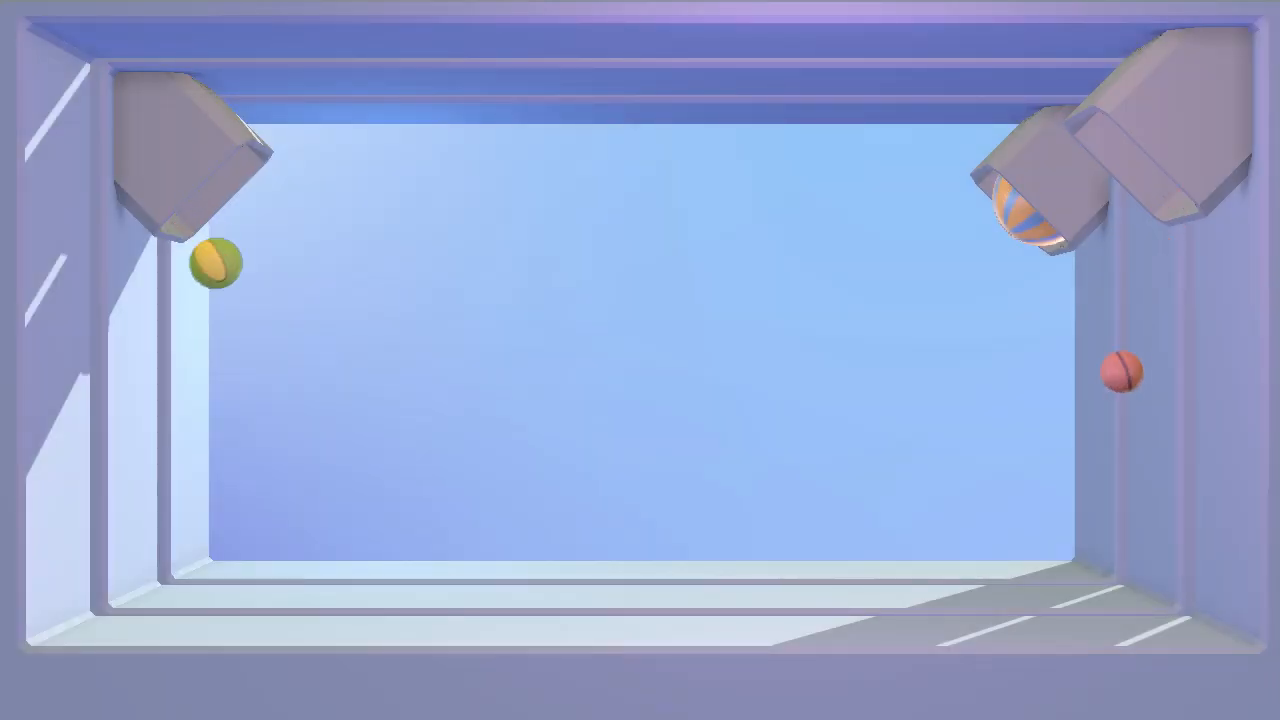
#> input picture frame 65 of lab9/recursos lab 9/bouncing.mp4.mp4, 1280 x 720 px
$ python ej3.py
#> lines starting #> are read from the running program, lines starting #| are printed output that depends on the picture; after the words box and inside, x2 and y2 are one past the last pixel; in counts of white or black regions, pixels touching at a corner belong together
import cv2 as cv
import numpy as np

cap = cv.VideoCapture('recursos lab 9/bouncing.mp4.mp4')

backSub = cv.createBackgroundSubtractorMOG2(detectShadows=True)

while cap.isOpened():
    ret, frame = cap.read()
#> frame is the input picture: shape (720, 1280, 3); mean B, G, R 212.7, 167.2, 149.4

    if not ret:
        cap.set(cv.CAP_PROP_POS_FRAMES, 0)
        continue

    fgmask = backSub.apply(frame)
#> fgmask: shape (720, 1280); every value is 127

    hsv = cv.cvtColor(frame, cv.COLOR_BGR2HSV)
#> hsv: shape (720, 1280, 3); mean H, S, V 112.9, 76.4, 213.2
    h, s, v = cv.split(hsv)
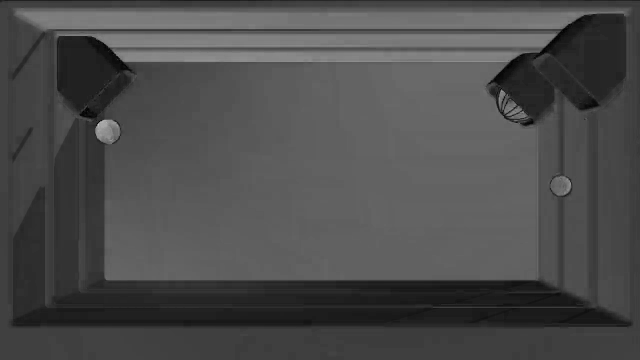
#> s: shape (720, 1280) (shown at 1/2 size); min 0, max 202, mean 76.4
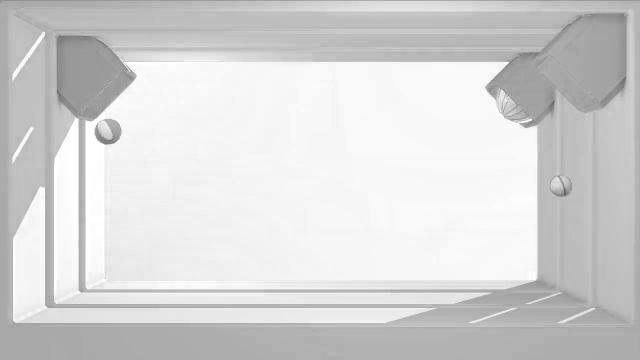
#> v: shape (720, 1280) (shown at 1/2 size); min 73, max 255, mean 213.2
    _, sat_mask = cv.threshold(s, 80, 255, cv.THRESH_BINARY)
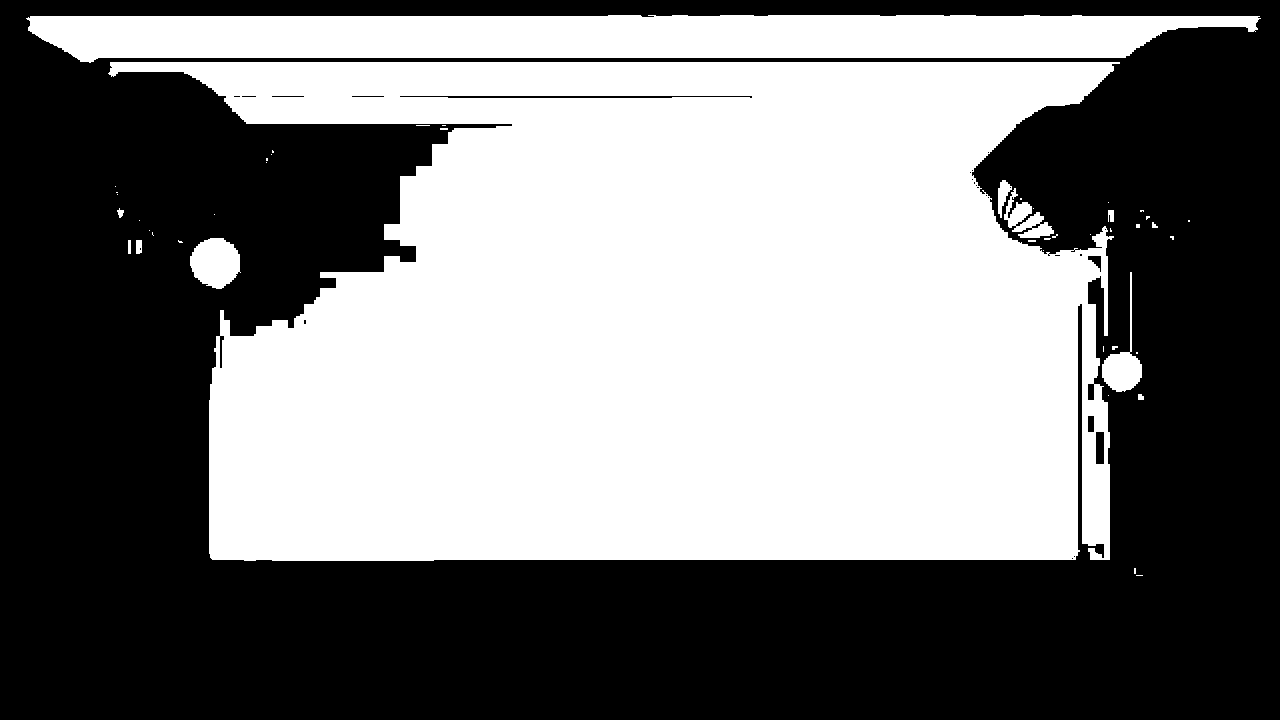
#> sat_mask: shape (720, 1280); 48.4% white; 47 white regions (35 under 20 px), largest, box (x1, y1, x2, y2) and area: (108, 62, 1120, 561) 392768, (26, 15, 1261, 63) 48013, (190, 238, 241, 289) 1949

    filtered_frame = cv.bitwise_and(fgmask, sat_mask)

    kernel = np.ones((5, 5), np.uint8)
    opened_mask = cv.morphologyEx(filtered_frame, cv.MORPH_OPEN, kernel)
#> opened_mask: shape (720, 1280); values 0 (black) and 127 (white), 48.2% white; 10 white regions, largest, box (x1, y1, x2, y2) and area: (110, 62, 1114, 561) 392018, (29, 15, 1258, 62) 47977, (190, 238, 240, 289) 1945
    kernel = np.ones((11, 11), np.uint8)
    closed_mask = cv.morphologyEx(opened_mask, cv.MORPH_CLOSE, kernel)
#> closed_mask: shape (720, 1280); values 0 (black) and 127 (white), 49.1% white; 5 white regions

    contours, _ = cv.findContours(closed_mask, cv.RETR_EXTERNAL, cv.CHAIN_APPROX_SIMPLE)
#> contours = 5 contours, 1 with area under 20; largest, box (x1, y1, x2, y2) and area: (29, 15, 1258, 561) 448048, (190, 238, 240, 289) 1861, (136, 240, 142, 248) 35, (1108, 210, 1114, 215) 20

    for c in contours:
                if cv.contourArea(c) > 1000:
                    x,y,w,h = cv.boundingRect(c)
                    cv.rectangle(frame,(x,y),(x+w,y+h),(0,255,0),2)
#> this loop made 5 passes
#> (x, y, w, h) on passes 2, 5: (190, 238, 50, 51), (29, 15, 1229, 546)
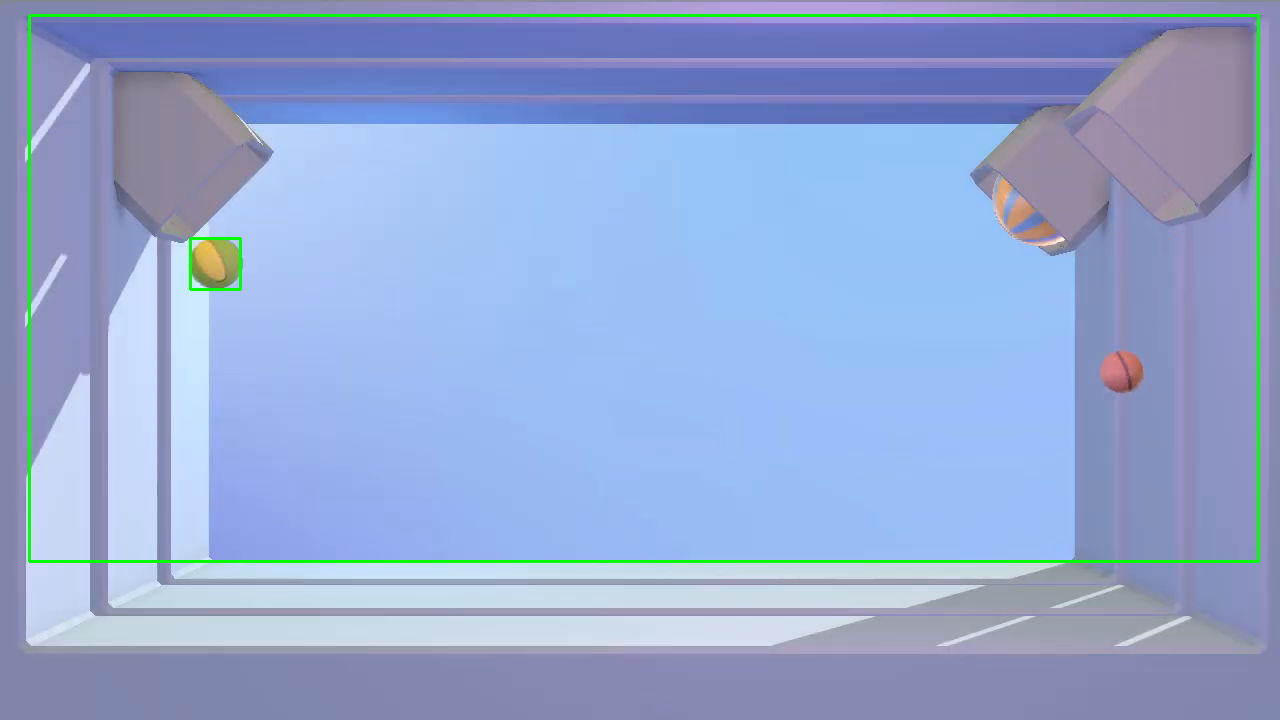
#> frame: shape (720, 1280, 3); mean B, G, R 210.2, 168.3, 147.4

    cv.imshow('frame', frame)
    if cv.waitKey(1) == 27:
#> (key Esc is pressed here)
        break

cap.release()
cv.destroyAllWindows()

$ run again, starting later in the video
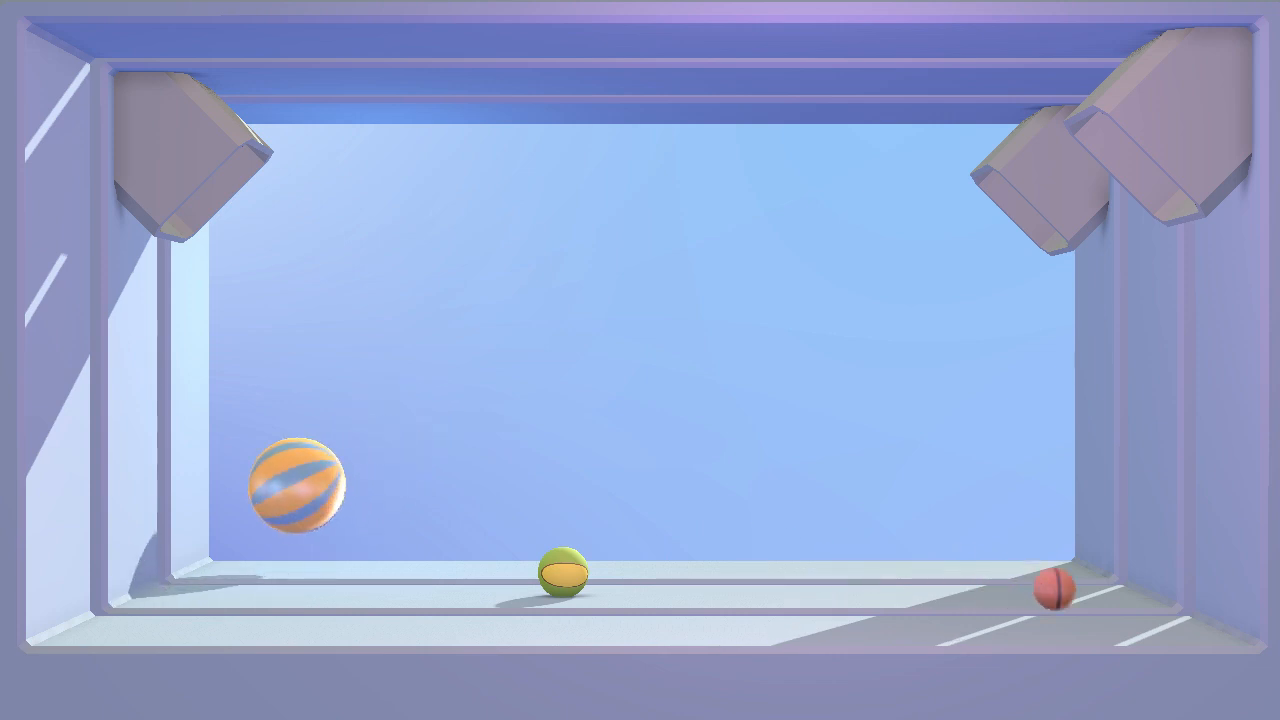
#> input picture frame 292 of lab9/recursos lab 9/bouncing.mp4.mp4, 1280 x 720 px
#> frame is the input picture: shape (720, 1280, 3); mean B, G, R 212.2, 167, 149.5
#> fgmask: shape (720, 1280); every value is 127
#> hsv: shape (720, 1280, 3); mean H, S, V 112.5, 76.6, 213
#> `_, sat_mask = cv.threshold(s, 80, 255, cv.THRESH_BINARY)`:
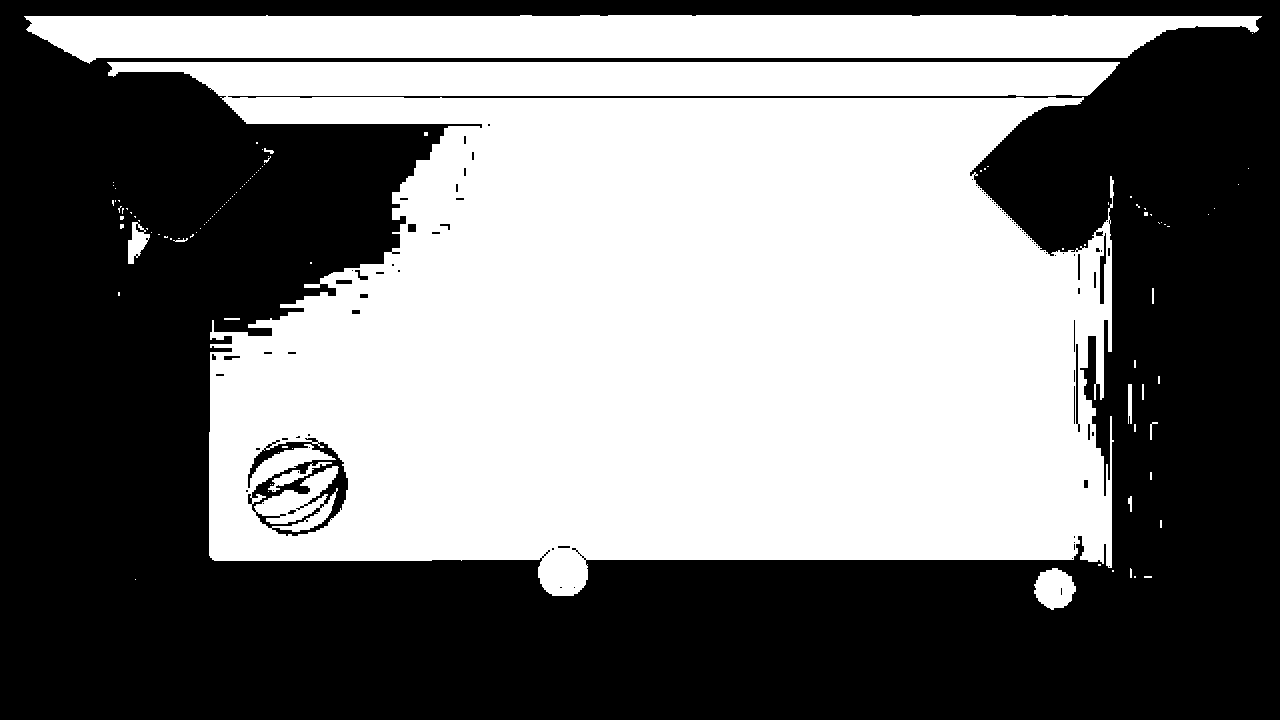
#> sat_mask: shape (720, 1280); 48.2% white; 110 white regions (97 under 20 px), largest, box (x1, y1, x2, y2) and area: (107, 62, 1120, 596) 392691, (24, 15, 1262, 64) 48146, (1034, 568, 1076, 610) 1257
#> opened_mask: shape (720, 1280); values 0 (black) and 127 (white), 47.8% white; 10 white regions, largest, box (x1, y1, x2, y2) and area: (209, 97, 1112, 596) 357592, (28, 15, 1257, 62) 48090, (110, 62, 1116, 96) 31590
#> closed_mask: shape (720, 1280); values 0 (black) and 127 (white), 49% white; 2 white regions
#> contours = 2 contours; box (x1, y1, x2, y2) and area: (28, 15, 1257, 608) 450734, (128, 230, 146, 264) 359
#> the loop `for c in contours:` made 2 passes
#> (x, y, w, h) on pass 2: (28, 15, 1229, 593)
#> after the loop `for c in contours:`:
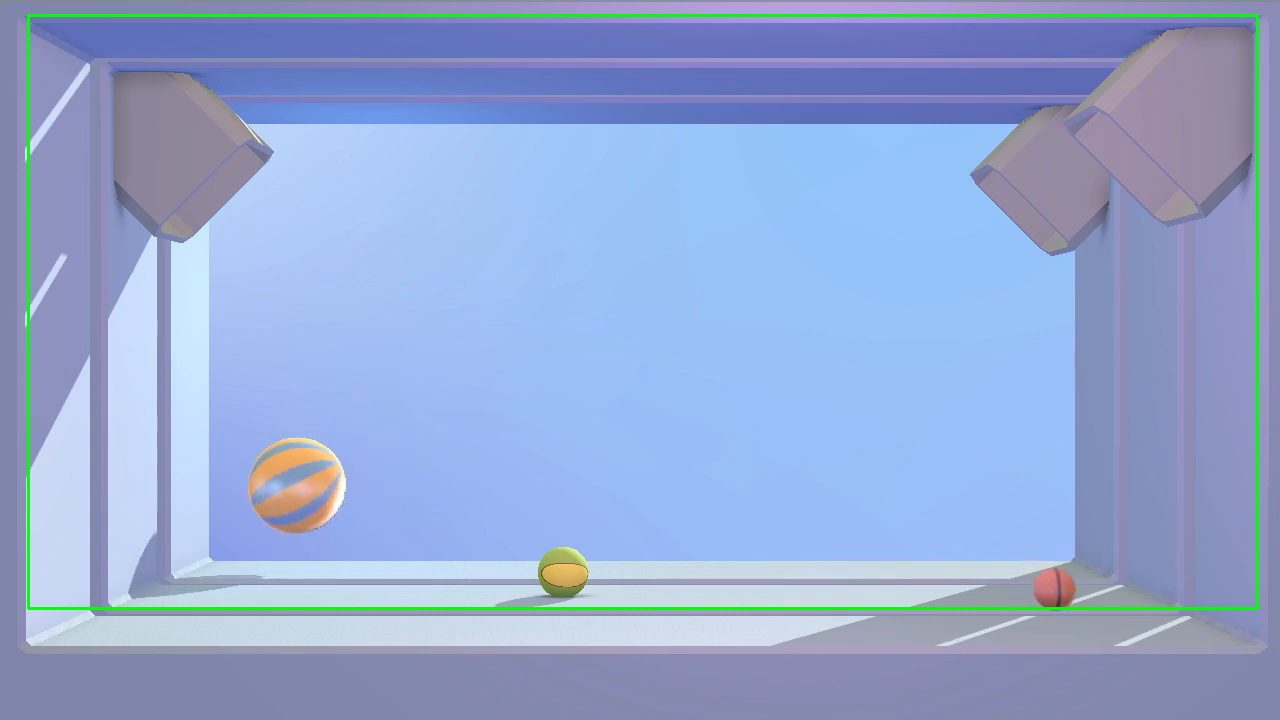
#> frame: shape (720, 1280, 3); mean B, G, R 209.8, 168.2, 147.7

$ run again, starting later in the video
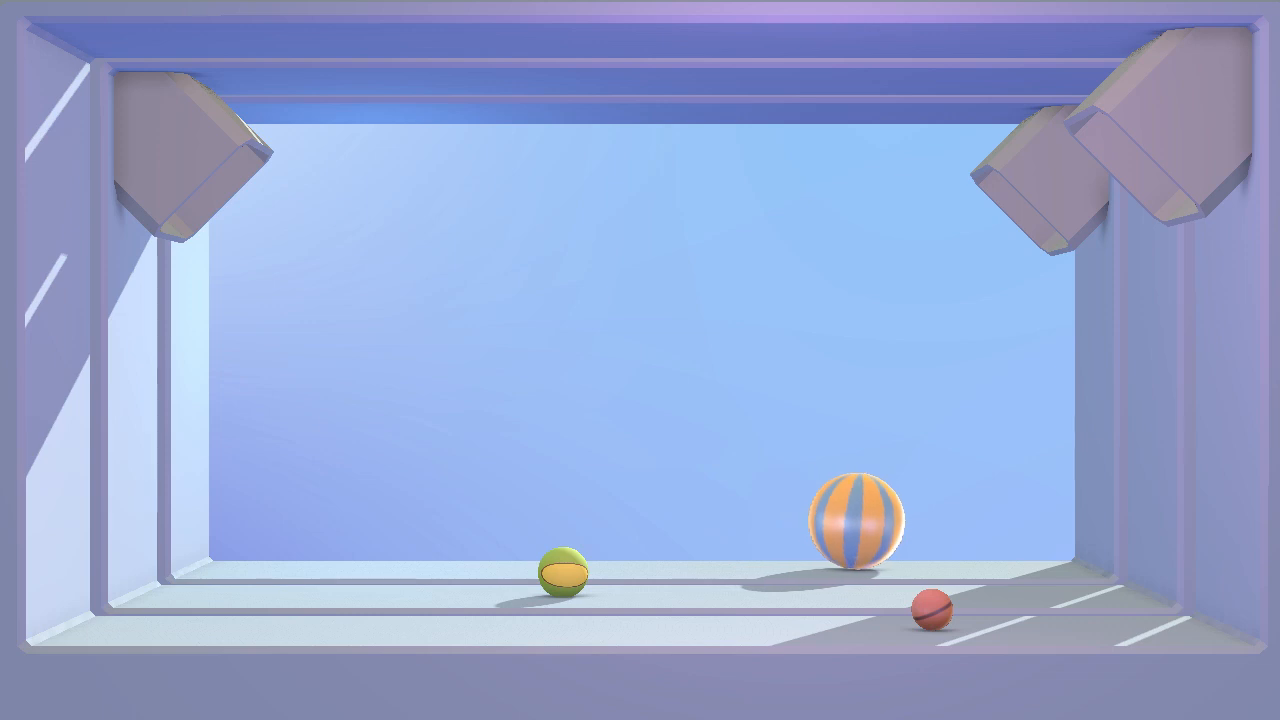
#> input picture frame 520 of lab9/recursos lab 9/bouncing.mp4.mp4, 1280 x 720 px
#> frame is the input picture: shape (720, 1280, 3); mean B, G, R 212.1, 166.9, 149.4
#> fgmask: shape (720, 1280); every value is 127
#> hsv: shape (720, 1280, 3); mean H, S, V 112.5, 76.6, 212.9
#> `_, sat_mask = cv.threshold(s, 80, 255, cv.THRESH_BINARY)`:
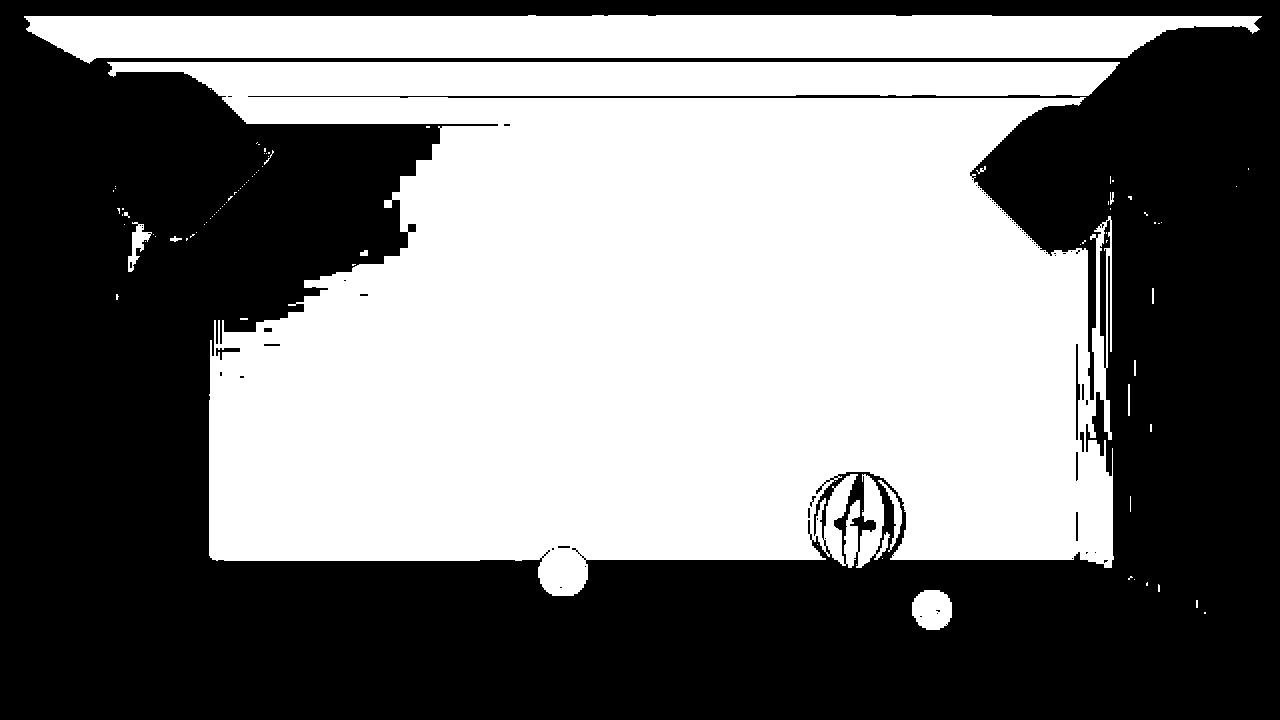
#> sat_mask: shape (720, 1280); 48.2% white; 91 white regions (77 under 20 px), largest, box (x1, y1, x2, y2) and area: (107, 62, 1120, 596) 393180, (24, 15, 1262, 64) 48093, (912, 590, 952, 630) 1299
#> opened_mask: shape (720, 1280); values 0 (black) and 127 (white), 47.8% white; 14 white regions, largest, box (x1, y1, x2, y2) and area: (110, 62, 1116, 596) 386335, (28, 15, 1257, 62) 48050, (844, 476, 884, 566) 1837
#> closed_mask: shape (720, 1280); values 0 (black) and 127 (white), 49% white; 5 white regions
#> contours = 5 contours; box (x1, y1, x2, y2) and area: (28, 15, 1257, 596) 448060, (912, 590, 952, 630) 1238, (128, 226, 149, 262) 282, (1096, 234, 1104, 246) 70, (1106, 248, 1112, 256) 35
#> the loop `for c in contours:` made 5 passes
#> (x, y, w, h) on passes 1, 5: (912, 590, 40, 40), (28, 15, 1229, 581)
#> after the loop `for c in contours:`:
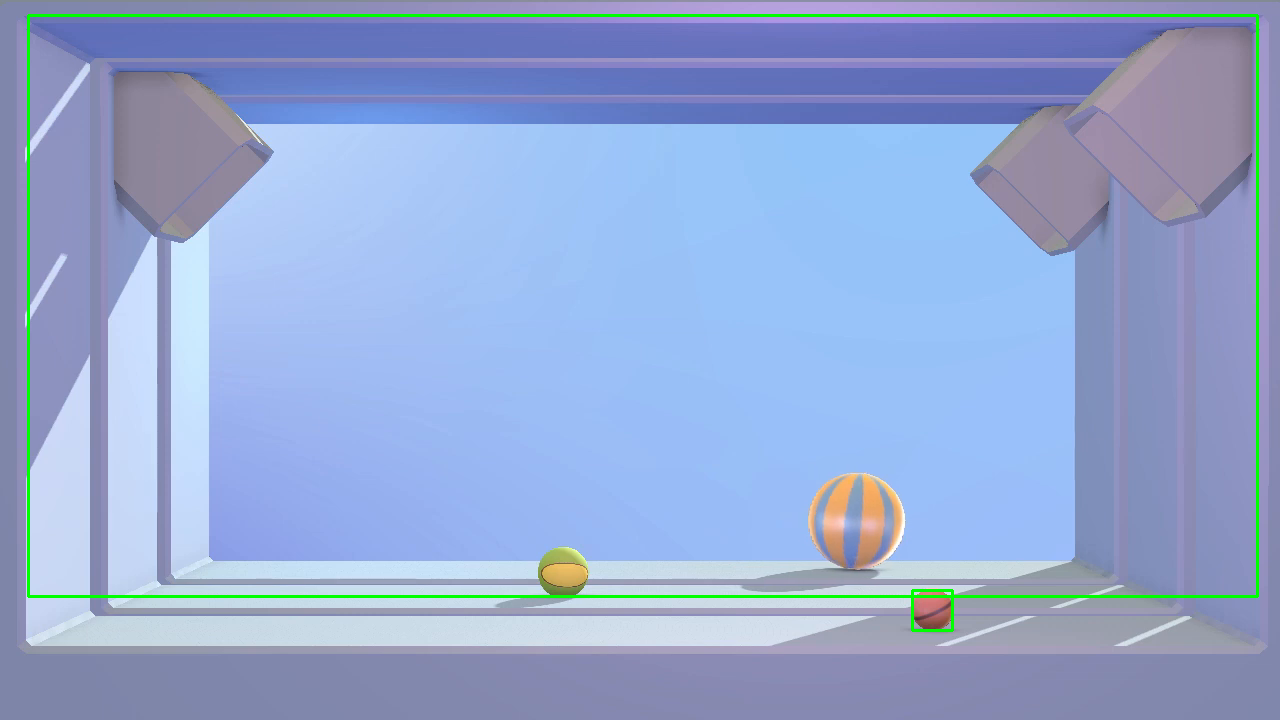
#> frame: shape (720, 1280, 3); mean B, G, R 209.6, 168, 147.4
